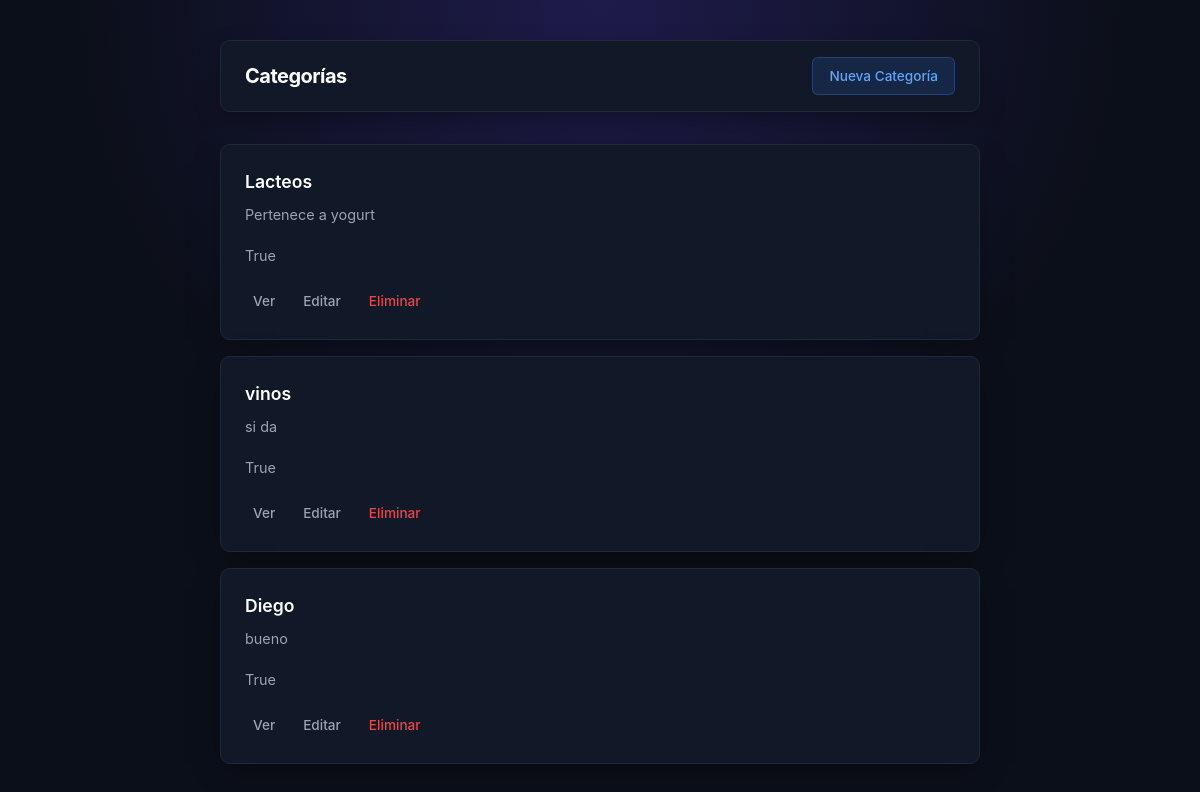
The page /categoria/lista/ on the database its author committed.
### categoria/models.py (models this page shows, shortened)
class categoria(models.Model):
    nombre = models.CharField(max_length=100)
    observaciones = models.TextField()
    estado = models.BooleanField()

### categoria/views.py (the view)
# urls.py: path("lista/", views.listar),
def listar(request):
    categorias = categoria.objects.all()
    return render(
        request,
        "lista_categoria.html",
        {"categorias": categorias}
    )

### categoria/templates/lista_categoria.html (shortened to what this page needs)
<!DOCTYPE html>
<html lang="es">
<head>
</head>
<body>
    <div class="header">
        <h1>Categorías</h1>
        <a href="/categoria/crear/" class="btn btn-primary">Nueva Categoría</a>
    </div>
    {% for categoria in categorias %}
        <div class="card">
            <h3>{{ categoria.nombre }}</h3>
            <p>{{ categoria.observaciones }}</p>
            <p>{{ categoria.estado}} </p>
            <div class="actions">
                <a href="/categoria/detalle/{{ categoria.id }}/">Ver</a>
                <a href="/categoria/editar/{{ categoria.id }}/">Editar</a>
                <a href="/categoria/eliminar/{{ categoria.id }}/" class="delete">Eliminar</a>
            </div>
        </div>
    {% empty %}
        <div class="empty-state">
            <p>No hay categorías registradas.</p>
        </div>
    {% endfor %}
</body>
</html>

### categoria/templates/lista_categoria.html (style rules this page uses)
:root { --bg-color: #0b0f19; --card-bg: #111827; --text-main: #f3f4f6; --text-muted: #9ca3af; --border-color: #1f2937; --accent-color: #3b82f6; --accent-soft: rgba(59, 130, 246, 0.15); --accent-dark: #60a5fa; --danger-color: #ef4444; --shadow: 0 10px 30px -10px rgba(0, 0, 0, 0.5); --radius: 10px; }
* { box-sizing: border-box; }
body { font-family: "Inter", -apple-system, BlinkMacSystemFont, "Segoe UI", Roboto, sans-serif; background: radial-gradient(circle at 50% 0%, #1e1b4b 0%, transparent 50%), var(--bg-color); background-attachment: fixed; color: var(--text-main); max-width: 800px; margin: 0 auto; padding: 40px 20px 80px; line-height: 1.5; min-height: 100vh; }
.header { display: flex; justify-content: space-between; align-items: center; margin-bottom: 32px; padding: 16px 24px; background: var(--card-bg); border: 1px solid var(--border-color); border-radius: var(--radius); box-shadow: var(--shadow); }
h1 { font-family: inherit; font-size: 1.5rem; font-weight: 700; font-style: normal; margin: 0 0 24px 0; letter-spacing: -0.025em; color: #ffffff; }
.header h1 { margin: 0; font-size: 1.25rem; }
.card { position: relative; background: var(--card-bg); border: 1px solid var(--border-color); border-radius: var(--radius); padding: 24px; margin-bottom: 16px; box-shadow: var(--shadow); overflow: hidden; transition: border-color 0.2s ease, transform 0.2s ease; }
.card::before { content: ""; position: absolute; left: 0; top: 0; bottom: 0; width: 3px; background: var(--accent-color); opacity: 0; transition: opacity 0.2s ease; }
.card h3 { margin: 0 0 8px 0; font-family: inherit; font-size: 1.1rem; font-weight: 600; color: #ffffff; }
.card p { margin: 0 0 20px 0; color: var(--text-muted); font-size: 0.9rem; }
.btn { display: inline-block; padding: 8px 16px; border-radius: 6px; font-size: 0.85rem; text-decoration: none; transition: all 0.2s ease; font-weight: 500; }
.btn-primary { background-color: var(--accent-soft); color: var(--accent-dark); border: 1px solid rgba(59, 130, 246, 0.3); }
.actions { display: flex; gap: 12px; font-size: 0.85rem; }
.actions a { color: var(--text-muted); text-decoration: none; font-weight: 500; padding: 4px 8px; border-radius: 4px; background: transparent; transition: all 0.2s ease; }
.actions a.delete { color: var(--danger-color); }

### rows shown on the page
categoria: nombre "Lacteos", observaciones "Pertenece a yogurt", estado "True"
categoria: nombre "vinos", observaciones "si da", estado "True"
categoria: nombre "Diego", observaciones "bueno", estado "True"
